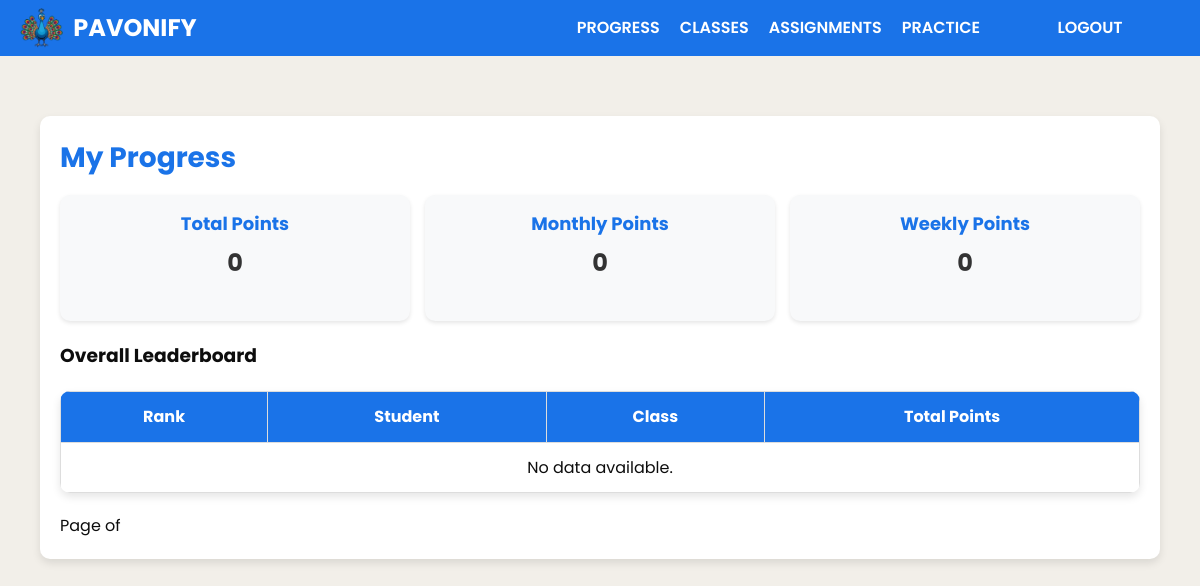
/student-dashboard/ (signed in), run on the app's committed database.
### learning/models.py (models this page shows, shortened)
class Student(models.Model):
    school = models.ForeignKey(School, on_delete=models.CASCADE)
    id = models.UUIDField(primary_key=True, default=uuid.uuid4, editable=False)
    first_name = models.CharField(max_length=50)
    last_name = models.CharField(max_length=50)
    year_group = models.IntegerField()
    date_of_birth = models.DateField()
    username = models.CharField(max_length=50, unique=True)
    password = models.CharField(max_length=50)
    classes = models.ManyToManyField(Class, related_name="students")
    last_login = models.DateTimeField(null=True, blank=True)
    total_points = models.PositiveIntegerField(default=0)
    weekly_points = models.PositiveIntegerField(default=0)
    monthly_points = models.PositiveIntegerField(default=0)
    last_activity = models.DateField(null=True, blank=True)  # Last day they practiced
    current_streak = models.PositiveIntegerField(default=0)  # How many days in a row
    highest_streak = models.PositiveIntegerField(default=0)  # Their best-ever streak
    assignments_completed = models.PositiveIntegerField(default=0)  # Number of completed assignments
    flashcard_games_played = models.PositiveIntegerField(default=0)
    match_up_games_played = models.PositiveIntegerField(default=0)
    destroy_wall_games_played = models.PositiveIntegerField(default=0)

### learning/views.py (the view, shortened to what this page needs)
# urls.py: path("student-dashboard/", views.student_dashboard, name="student_dashboard"),
def student_dashboard(request):
    student_id = request.session.get("student_id")
    if not student_id:
        return redirect("student_login")
    student = get_object_or_404(Student, id=student_id)
    classes = student.classes.all()  # Get all classes the student is part of
    for class_instance in classes:
        live_assignments = Assignment.objects.filter(
            class_assigned=class_instance, deadline__gte=now()
        )
        expired_assignments = Assignment.objects.filter(
            class_assigned=class_instance, deadline__lt=now()
        )
        class_instance.live_assignments = live_assignments
        class_instance.expired_assignments = expired_assignments
    vocab_lists = VocabularyList.objects.filter(classes__in=classes).distinct()
    leaderboard_categories = [
        {"category": "total_points", "icon": "🔥", "title": "Total Points"},
        {"category": "monthly_points", "icon": "📅", "title": "Monthly Points"},
        {"category": "weekly_points", "icon": "📆", "title": "Weekly Points"},
    ]
    return render(request, "learning/student_dashboard.html", {
        "student": student,
        "classes": classes,
        "vocab_lists": vocab_lists,
        "leaderboard_categories": leaderboard_categories,
    })

### learning/templates/learning/student_dashboard.html (shortened to what this page needs)
{% load static custom_filters %}
<!DOCTYPE html>
<html lang="en">
<head>
  <link href="https://cdnjs.cloudflare.com/ajax/libs/font-awesome/6.0.0/css/all.min.css" rel="stylesheet">
</head>
<body>
  <div class="top-nav">
    <div class="nav-left">
      <img src="{% static 'pavonify_bird.png' %}" alt="Pavonify Logo">
      <span>Pavonify</span>
    </div>
    <div class="nav-right">
      <a href="#" data-pane="progress" class="active">Progress</a>
      <a href="#" data-pane="classes">Classes</a>
      <a href="#" data-pane="assignments">Assignments</a>
      <a href="#" data-pane="practice">Practice</a>
      <a href="{% url 'student_logout' %}" class="btn">Logout</a>
    </div>
  </div>
  <div class="main-content">
    <div class="pane active" id="progress">
      <h2>My Progress</h2>
      <div class="points-container">
        <div class="points-card">
          <h4>Total Points</h4>
          <p>{{ student.total_points }}</p>
        </div>
        <div class="points-card">
          <h4>Monthly Points</h4>
          <p>{{ student.monthly_points }}</p>
        </div>
        <div class="points-card">
          <h4>Weekly Points</h4>
          <p>{{ student.weekly_points }}</p>
        </div>
      </div>
      <h3>Overall Leaderboard</h3>
      <table>
        <thead>
          <tr>
            <th>Rank</th>
            <th>Student</th>
            <th>Class</th>
            <th>Total Points</th>
          </tr>
        </thead>
        <tbody>
          {% for student_obj in overall_leaderboard_page.object_list %}
          <tr>
            <td>{{ forloop.counter0|add:overall_leaderboard_page.start_index }}</td>
            <td>{{ student_obj.username }}</td>
            <td>
              {% if student_obj.classes.all %}
                {% for class in student_obj.classes.all %}
                  {{ class.name }}{% if not forloop.last %}, {% endif %}
                {% endfor %}
              {% else %}
                N/A
              {% endif %}
            </td>
            <td>{{ student_obj.total_points }}</td>
          </tr>
          {% empty %}
          <tr>
            <td colspan="4">No data available.</td>
          </tr>
          {% endfor %}
        </tbody>
      </table>
      <div class="pagination">
        <span>Page {{ overall_leaderboard_page.number }} of {{ overall_leaderboard_page.paginator.num_pages }}</span>
      </div>
    </div>
  </div>
</body>
</html>

### learning/templates/learning/student_dashboard.html (style rules this page uses)
:root { --primary: #1A73E8; --accent: #F2A03D; --secondary-accent: #34A853; --background: #F2EFE9; --dark: #0D0D0D; --highlight: #A6173D; }
* { box-sizing: border-box; margin: 0; padding: 0; }
body { font-family: 'Poppins', sans-serif; background-color: var(--background); color: var(--dark); line-height: 1.6; scroll-behavior: smooth; min-height: 100vh; }
a { color: var(--accent); text-decoration: none; transition: color 0.3s ease; }
h1, h2, h3, h4, h5, h6 { font-weight: 700; margin-bottom: 0.5em; }
p { margin-bottom: 1em; }
.top-nav { background-color: var(--primary); color: #fff; padding: 8px 20px; display: flex; align-items: center; justify-content: space-between; }
.top-nav .nav-left { display: flex; align-items: center; }
.top-nav .nav-left img { height: 40px; margin-right: 10px; }
.top-nav .nav-left span { font-size: 1.5rem; font-weight: 700; text-transform: uppercase; }
.top-nav .nav-right { display: flex; align-items: center; }
.top-nav .nav-right a, .top-nav .nav-right button { margin-left: 20px; font-weight: 600; text-transform: uppercase; color: #fff; background: none; border: none; cursor: pointer; }
.main-content { margin: 20px; padding: 20px; }
.pane { display: none; background-color: #fff; border-radius: 10px; padding: 20px; box-shadow: 0 4px 8px rgba(0,0,0,0.1); max-width: 1200px; width: 100%; margin: 20px auto; animation: fadeIn 0.5s ease-in-out; }
.pane.active { display: block; }
.pane h2 { margin-top: 0; color: var(--primary); font-size: 28px; }
.points-container { display: flex; justify-content: space-between; gap: 15px; margin-bottom: 20px; flex-wrap: wrap; }
.points-card { flex: 1; min-width: 150px; background: #f8f9fa; padding: 15px; border-radius: 10px; text-align: center; box-shadow: 0 2px 4px rgba(0,0,0,0.1); }
.points-card h4 { margin-bottom: 5px; font-size: 18px; color: var(--primary); }
.points-card p { font-size: 24px; font-weight: bold; color: #333; }
table { width: 100%; border-collapse: collapse; margin: 20px 0; background-color: #fff; border-radius: 10px; overflow: hidden; box-shadow: 0 4px 8px rgba(0,0,0,0.1); }
table th, table td { padding: 12px; text-align: center; border: 1px solid #ddd; }
table th { background-color: var(--primary); color: #fff; }
a.btn, button.btn { display: inline-flex; align-items: center; justify-content: center; width: 180px; white-space: nowrap; padding: 10px 16px; margin: 0; border-radius: 6px; box-sizing: border-box; cursor: pointer; font-weight: 600; text-transform: uppercase; background-color: var(--primary); color: #fff; border: none; line-height: 1; transition: background-color 0.3s ease, transform 0.3s ease; }

### data on the page
Student: total_points "0", monthly_points "0", weekly_points "0"
